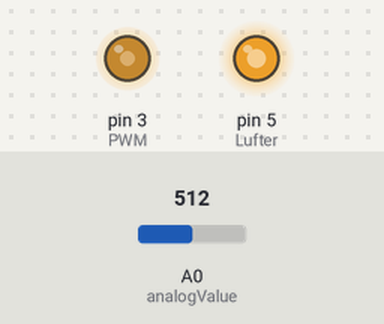
The sketch below on a simulated Arduino Uno, built with avr-gcc and run on an emulated ATmega328P. Parts: output pins drawn as LEDs (lit = HIGH). The test bench sets the inputs (shaded band); at power-on: A0 (analogValue) = 512.

Above: at 1.2 s.
1.3 s: A0 (analogValue) set to 716
At 2.4 s:
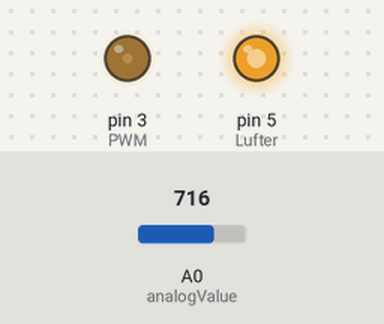
2.8 s: A0 (analogValue) set to 817
At 3.6 s:
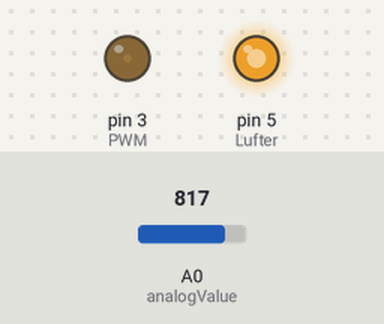
4.3 s: A0 (analogValue) set to 837
At 4.7 s:
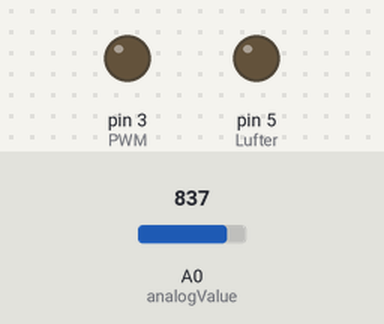
5.8 s: A0 (analogValue) set to 306
At 7.0 s:
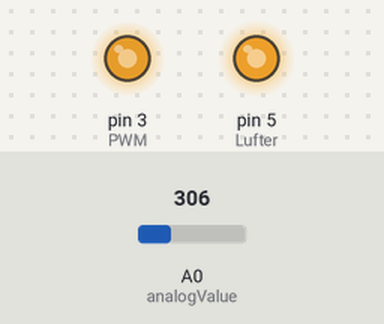
7.3 s: A0 (analogValue) set to 511
At 8.1 s:
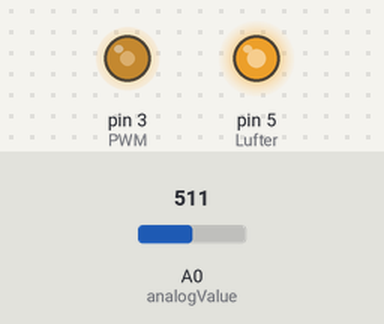
8.8 s: A0 (analogValue) set to 860
At 9.3 s:
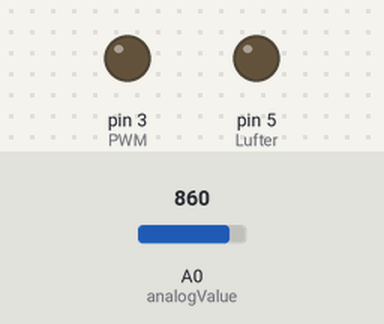
Timing chart, 0 to 11.3 s (numbered marks = the images above; inputs shaded):
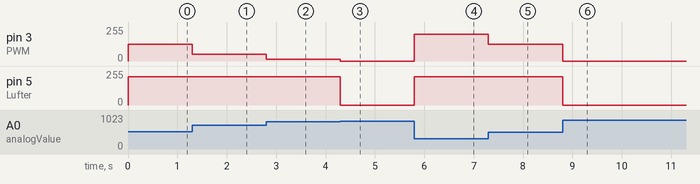

Measured:
- the behaviour switches between 825 and 826 on A0 (analogValue) (found by bisection; images 2 and 3)
- after the input at 1.3 s, pin 3 (PWM): 124/255 → 49/255 at once
- after the input at 2.8 s, pin 3 (PWM): 49/255 → 13/255 at once
- after the input at 4.3 s, pin 3 (PWM): 13/255 → 0/255 at once; pin 5 (Lufter): 212/255 → 0/255 at once
- after the input at 5.8 s, pin 3 (PWM): 0/255 → 199/255 at once; pin 5 (Lufter): 0/255 → 212/255 at once
- after the input at 7.3 s, pin 3 (PWM): 199/255 → 124/255 at once
- after the input at 8.8 s, pin 3 (PWM): 124/255 → 0/255 at once; pin 5 (Lufter): 212/255 → 0/255 at once

The sketch:

Serial.ino
```cpp
int Zahl = 0;
int PWM = 3;
int Lufter = 5;
int i = 0;
int analogValue = 0;
int sensorValue = 0;
int minwert = 150;
int maxwert = 850;
void setup() {

//Serial.begin(9600); // opens serial port, sets data rate to 9600 bps
pinMode(PWM, OUTPUT);
pinMode(Lufter, OUTPUT);
}

void loop() {
i++;
if(i > 15)
{
sensorValue = analogRead(analogValue);
i = 0;
if (sensorValue > maxwert) {
  maxwert = sensorValue;
  }
if (sensorValue < minwert) {
  minwert = sensorValue;
}
}

Zahl = map(sensorValue, minwert, maxwert, 255, 0    );

if(Zahl < 10) {
 Zahl = 0;
 analogWrite(Lufter, 0);
}
else {
  analogWrite(Lufter, 212);
}
analogWrite(PWM, Zahl);
}
```
